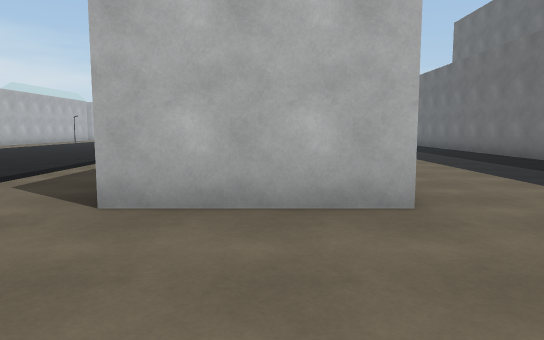
View 1 (above)

24 first-person views from a walk through a 3-D level made in the Unity game engine. The camera is 1.3 m above the floor, tilts 6° down and sees 70° across. The floor is counted in squares, 2 m on a side. Each view is taken from the middle of a square. On the plan, view 1 faces up. The plan holds only what a view shows up to about 11 squares ahead; the rest is blank. The place goes on beyond the plan.

View 2
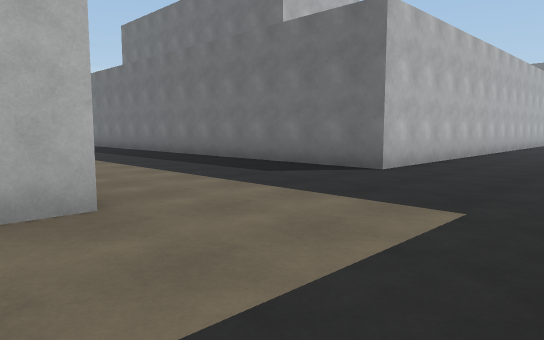

View 3
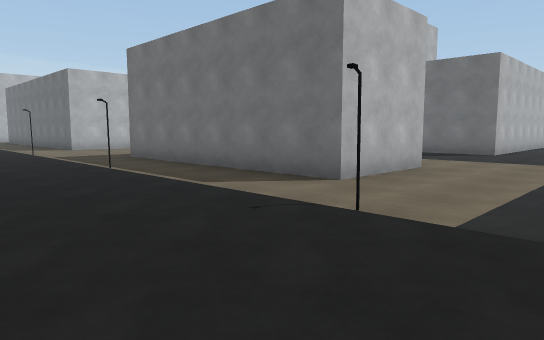

View 4
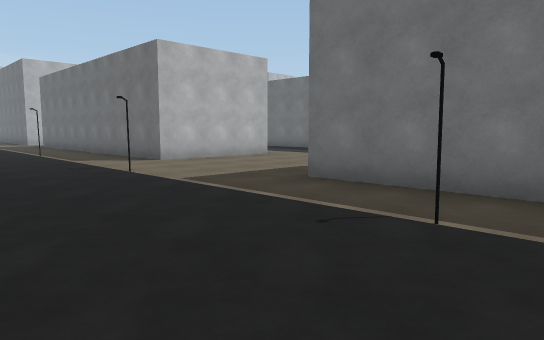

View 5
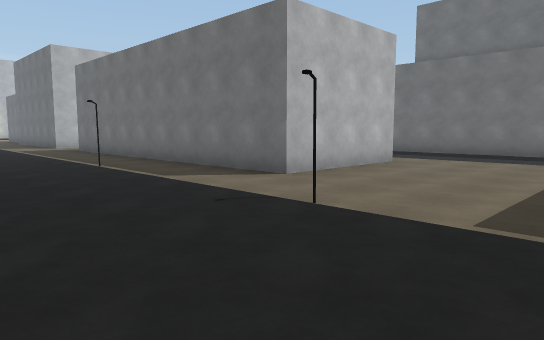

View 6
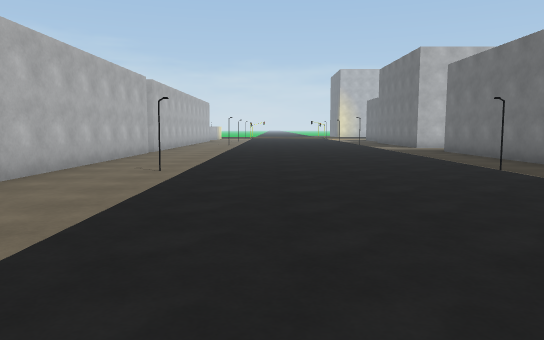

View 7
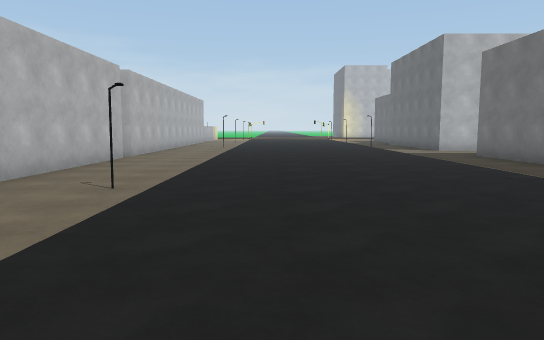

View 8
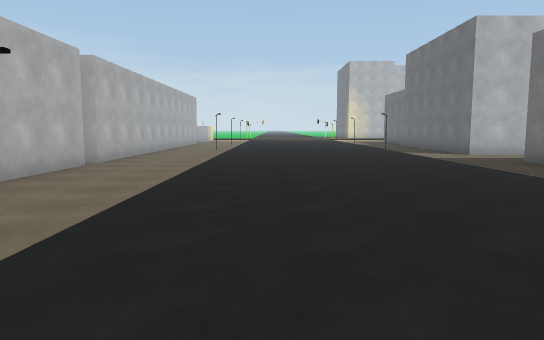

View 9
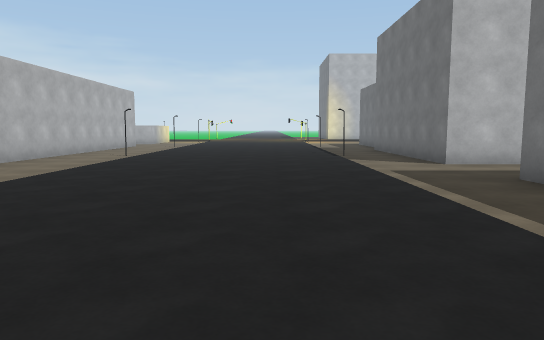

View 10
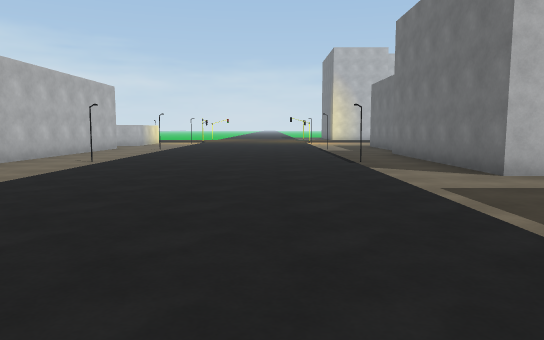

View 11
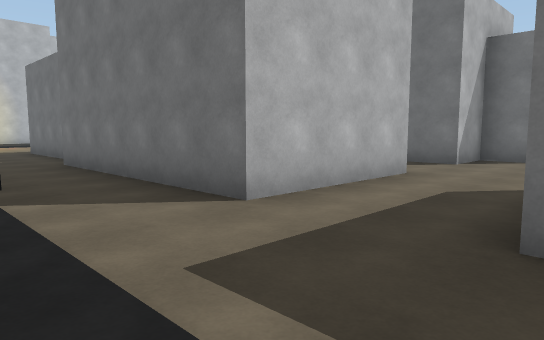

View 12
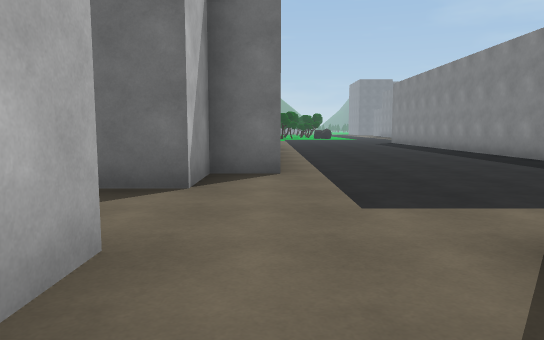

View 13
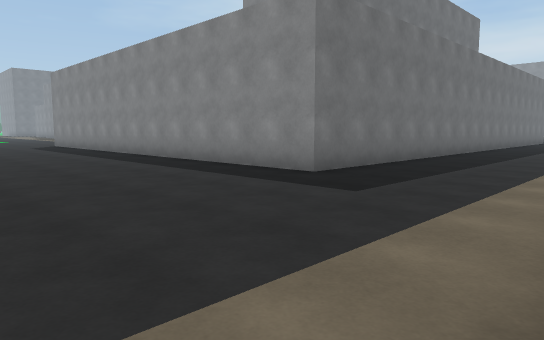

View 14
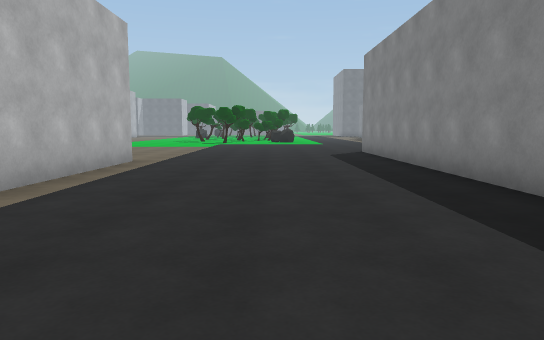

View 15
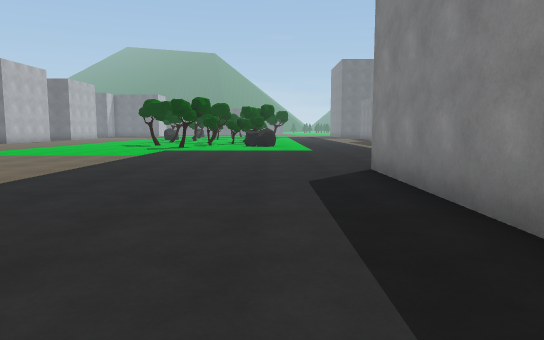

View 16
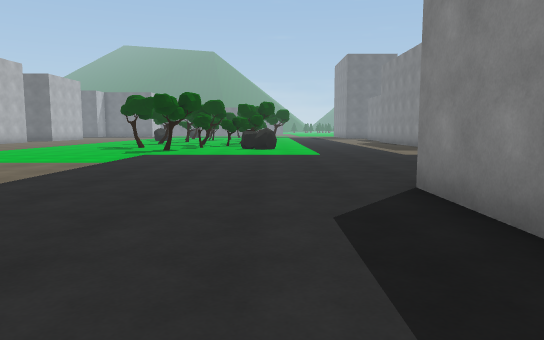

View 17
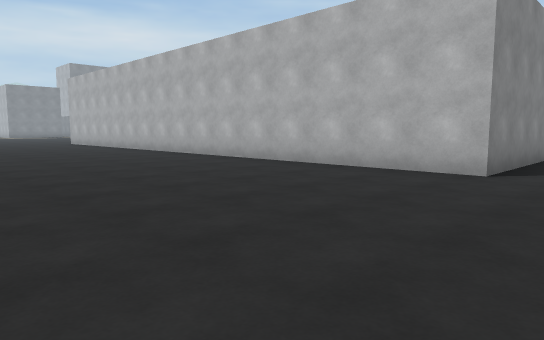

View 18
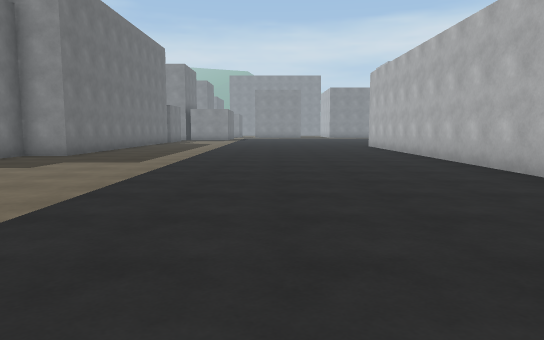

View 19
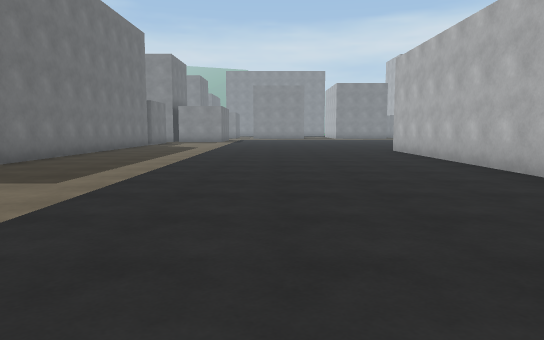

View 20
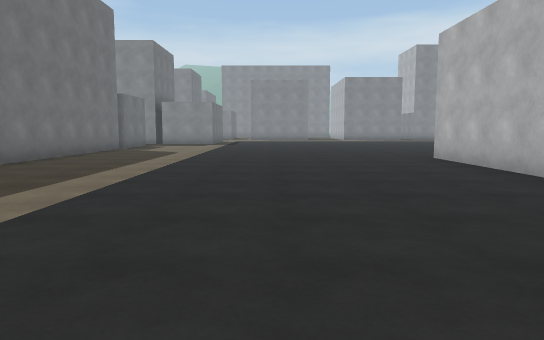

View 21
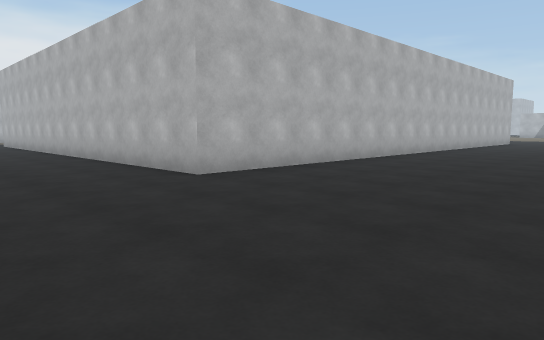

View 22
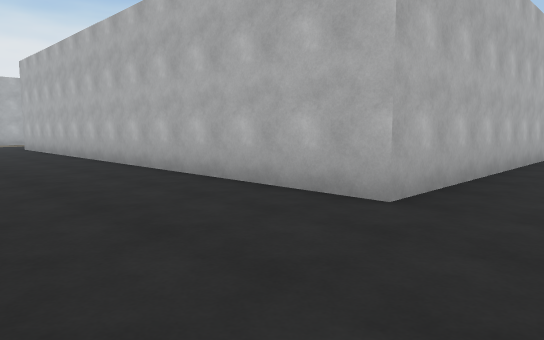

View 23
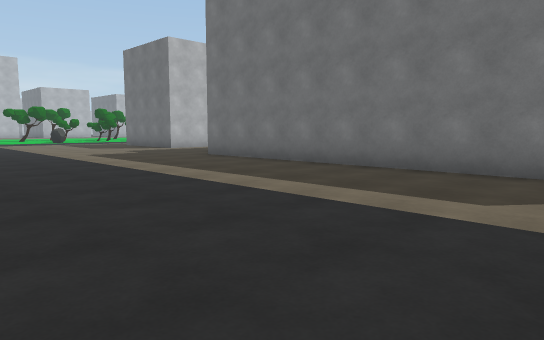

View 24
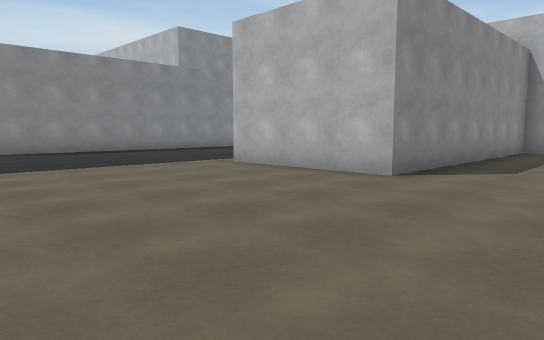

### Floor plan
Points are (right, up) in squares from view 1. A wall is a line through its corners. A room is listed if a view was taken in it or the views show most of it. See-through windows are left out.
Room 1 (views 1, 2, 3, 4, 5, 6, 7, 8, 9, 10, 11, 12, 13)
walls: (2.1, 14.2) (-1.4, 14.2) (-1.4, 23.6); (1.2, 3.2) (-1.4, 3.2) (-1.4, 9.9); (-10.7, 22.8) (-10.7, 16.2); (2.1, 25.9) (-1.4, 25.9) (-1.4, 31.5); (-10.7, 31.1) (-10.7, 23.2); (18.3, 3.2) (5.7, 3.2) (5.7, 13.4)
ways out: opening at (3, 24.5) to room 2; opening at (4, 14.3) to room 2; opening at (19, 1) to room 2
objects: streetlight (-9, 18); other object (-9, 28); streetlight (-3, 2); streetlight (-3, 7); streetlight (-3, 12); other object (-3, 18); other object (-3, 28)
Room 2 (views 14, 15, 16, 17, 18, 19, 20, 21, 22, 23, 24)
walls: (5.7, 13.4) (5.7, 19.4) (18.3, 19.4) (18.3, 3.2); (5.7, 24.9) (5.7, 25.9) (4.2, 25.9) (4.2, 27); (7.7, 28.9) (7.7, 28.4) (15, 28.4) (15, 24.9) (11, 24.9); (27.1, 0.9) (27.1, 8.4) (27.5, 8.4)
ways out: opening at (3, 24.5) to room 1; opening at (4, 14.3) to room 1; opening at (19, 1) to room 1

Positions as (right, up) in squares from view 1, and headings:
1: (0, 0), facing up
2: (0, 0), facing up-right
3: (-6, 0), facing up-right
4: (-6, 6), facing up-right
5: (-6, 10), facing up-right
6: (-7, 11), facing up
7: (-7, 13), facing up
8: (-7, 15), facing up
9: (-5, 18), facing up
10: (-5, 20), facing up
11: (-4, 23), facing up-right
12: (0, 25), facing right
13: (2, 24), facing down-right
14: (7, 22), facing right
15: (12, 21), facing right
16: (14, 21), facing right
17: (24, 21), facing down-left
18: (22, 18), facing down
19: (22, 15), facing down
20: (22, 12), facing down
21: (23, 0), facing up-left
22: (20, 0), facing up-left
23: (21, 0), facing up-right
24: (20, 31), facing down-left
